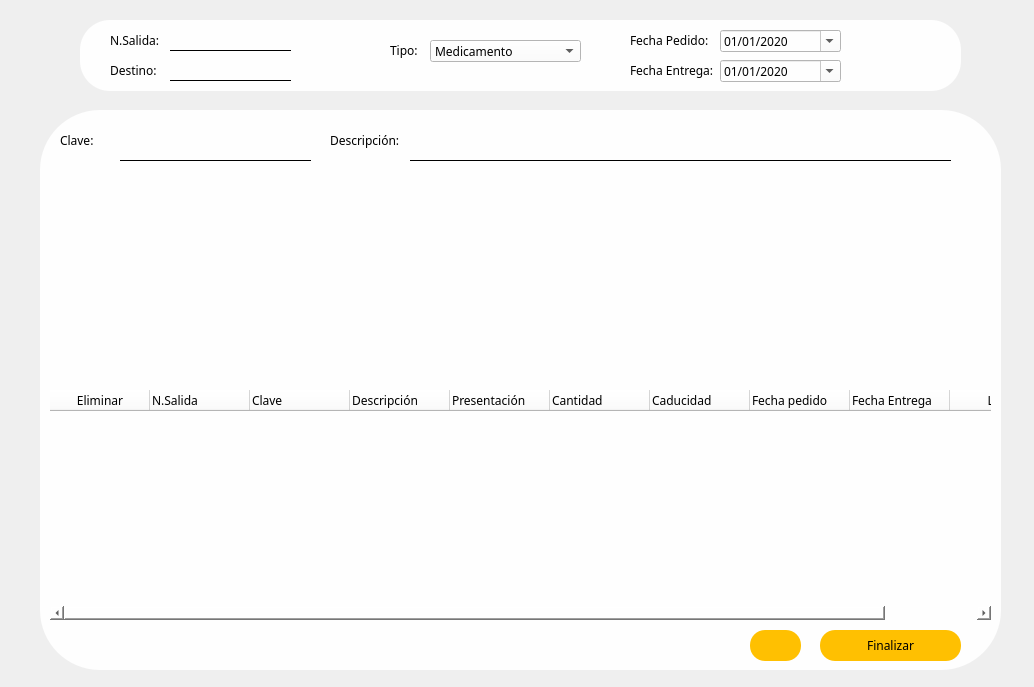
<?xml version="1.0" encoding="UTF-8"?>
<ui version="4.0">
 <class>InterFazSalida</class>
 <widget class="QWidget" name="InterFazSalida">
  <property name="geometry">
   <rect>
    <x>0</x>
    <y>0</y>
    <width>1034</width>
    <height>687</height>
   </rect>
  </property>
  <property name="windowTitle">
   <string>Salidas</string>
  </property>
  <property name="windowIcon">
   <iconset>
    <normaloff>../imagenes/medicina.png</normaloff>../imagenes/medicina.png</iconset>
  </property>
  <property name="styleSheet">
   <string notr="true">*{
font-family:century gothic;
font-size: 12px;
}
#Frame2{
border-radius:30;
}
QLineEdit{
	border:none;
	border-bottom: 1px solid black;
}
QFrame{
border-radius: 60px;
 background:#fefefe;
}
QLabel{
	background:transparent;
}
QCalendarWidget QAbstractItemView
{ 
selection-background-color: #042944; 
selection-color: white;
selection-border:10px solid red;

}
QCalendarWidget QWidget 
{
  color:grey;
}
QCalendarWidget QTableView{
border-width:0px;
background-color:lightgrey;
}

QPushButton:hover{
background:#dea806;
}</string>
  </property>
  <widget class="QFrame" name="frame_2">
   <property name="geometry">
    <rect>
     <x>40</x>
     <y>110</y>
     <width>961</width>
     <height>560</height>
    </rect>
   </property>
   <property name="styleSheet">
    <string notr="true">
 background:#fefefe;

</string>
   </property>
   <property name="frameShape">
    <enum>QFrame::StyledPanel</enum>
   </property>
   <property name="frameShadow">
    <enum>QFrame::Raised</enum>
   </property>
   <widget class="QLabel" name="label_8">
    <property name="geometry">
     <rect>
      <x>20</x>
      <y>20</y>
      <width>81</width>
      <height>21</height>
     </rect>
    </property>
    <property name="text">
     <string>Clave:</string>
    </property>
   </widget>
   <widget class="QLineEdit" name="LineClaveSalida">
    <property name="geometry">
     <rect>
      <x>80</x>
      <y>20</y>
      <width>191</width>
      <height>31</height>
     </rect>
    </property>
   </widget>
   <widget class="QLabel" name="label_9">
    <property name="geometry">
     <rect>
      <x>290</x>
      <y>20</y>
      <width>91</width>
      <height>21</height>
     </rect>
    </property>
    <property name="text">
     <string>Descripción:</string>
    </property>
   </widget>
   <widget class="QPushButton" name="btnFinalizarSalida">
    <property name="geometry">
     <rect>
      <x>780</x>
      <y>520</y>
      <width>141</width>
      <height>31</height>
     </rect>
    </property>
    <property name="styleSheet">
     <string notr="true">QPushButton{
border-radius:15px;
background:#ffc001;

}
QPushButton:hover{
background:#dea806;
}
</string>
    </property>
    <property name="text">
     <string>Finalizar</string>
    </property>
   </widget>
   <widget class="QTableWidget" name="TableSalida">
    <property name="geometry">
     <rect>
      <x>10</x>
      <y>280</y>
      <width>941</width>
      <height>230</height>
     </rect>
    </property>
    <column>
     <property name="text">
      <string>Eliminar</string>
     </property>
     <property name="icon">
      <iconset>
       <normaloff>../imagenes/ic_delete_128_28267.png</normaloff>../imagenes/ic_delete_128_28267.png</iconset>
     </property>
    </column>
    <column>
     <property name="text">
      <string>N.Salida</string>
     </property>
     <property name="textAlignment">
      <set>AlignLeading|AlignTop</set>
     </property>
    </column>
    <column>
     <property name="text">
      <string>Clave</string>
     </property>
     <property name="textAlignment">
      <set>AlignLeading|AlignTop</set>
     </property>
    </column>
    <column>
     <property name="text">
      <string>Descripción</string>
     </property>
     <property name="textAlignment">
      <set>AlignLeading|AlignTop</set>
     </property>
    </column>
    <column>
     <property name="text">
      <string>Presentación</string>
     </property>
     <property name="textAlignment">
      <set>AlignLeading|AlignTop</set>
     </property>
    </column>
    <column>
     <property name="text">
      <string>Cantidad</string>
     </property>
     <property name="textAlignment">
      <set>AlignLeading|AlignTop</set>
     </property>
    </column>
    <column>
     <property name="text">
      <string>Caducidad</string>
     </property>
     <property name="textAlignment">
      <set>AlignLeading|AlignTop</set>
     </property>
    </column>
    <column>
     <property name="text">
      <string>Fecha pedido</string>
     </property>
     <property name="textAlignment">
      <set>AlignLeading|AlignTop</set>
     </property>
    </column>
    <column>
     <property name="text">
      <string>Fecha Entrega</string>
     </property>
     <property name="textAlignment">
      <set>AlignLeading|AlignTop</set>
     </property>
    </column>
    <column>
     <property name="text">
      <string>Lote</string>
     </property>
    </column>
   </widget>
   <widget class="QTableView" name="tableViewSalida">
    <property name="geometry">
     <rect>
      <x>10</x>
      <y>70</y>
      <width>941</width>
      <height>200</height>
     </rect>
    </property>
    <property name="editTriggers">
     <set>QAbstractItemView::NoEditTriggers</set>
    </property>
   </widget>
   <widget class="QLineEdit" name="LineDescripSalida">
    <property name="geometry">
     <rect>
      <x>370</x>
      <y>20</y>
      <width>541</width>
      <height>31</height>
     </rect>
    </property>
   </widget>
   <widget class="QPushButton" name="btnTotalEntradasEntra">
    <property name="geometry">
     <rect>
      <x>710</x>
      <y>520</y>
      <width>51</width>
      <height>31</height>
     </rect>
    </property>
    <property name="styleSheet">
     <string notr="true">QPushButton{
border-radius:15px;
background:#ffc001;

}
QPushButton:hover{
background:#dea806;
}
</string>
    </property>
    <property name="text">
     <string/>
    </property>
    <property name="icon">
     <iconset>
      <normaloff>../../Sistema Farmacia/imagenes/papeleo.png</normaloff>../../Sistema Farmacia/imagenes/papeleo.png</iconset>
    </property>
    <property name="iconSize">
     <size>
      <width>30</width>
      <height>30</height>
     </size>
    </property>
    <property name="shortcut">
     <string>Ctrl+E</string>
    </property>
   </widget>
  </widget>
  <widget class="QFrame" name="Frame2">
   <property name="geometry">
    <rect>
     <x>80</x>
     <y>20</y>
     <width>881</width>
     <height>71</height>
    </rect>
   </property>
   <property name="styleSheet">
    <string notr="true">
 background:#fefefe;

</string>
   </property>
   <property name="frameShape">
    <enum>QFrame::StyledPanel</enum>
   </property>
   <property name="frameShadow">
    <enum>QFrame::Raised</enum>
   </property>
   <widget class="QLabel" name="label_16">
    <property name="geometry">
     <rect>
      <x>30</x>
      <y>10</y>
      <width>61</width>
      <height>20</height>
     </rect>
    </property>
    <property name="text">
     <string>N.Salida:</string>
    </property>
   </widget>
   <widget class="QLabel" name="label_17">
    <property name="geometry">
     <rect>
      <x>550</x>
      <y>10</y>
      <width>91</width>
      <height>21</height>
     </rect>
    </property>
    <property name="text">
     <string>Fecha Pedido:</string>
    </property>
   </widget>
   <widget class="QLineEdit" name="LineControlSalida">
    <property name="enabled">
     <bool>false</bool>
    </property>
    <property name="geometry">
     <rect>
      <x>90</x>
      <y>10</y>
      <width>121</width>
      <height>21</height>
     </rect>
    </property>
   </widget>
   <widget class="QDateEdit" name="DateFechaPSalida">
    <property name="geometry">
     <rect>
      <x>640</x>
      <y>10</y>
      <width>121</width>
      <height>22</height>
     </rect>
    </property>
    <property name="accelerated">
     <bool>false</bool>
    </property>
    <property name="showGroupSeparator" stdset="0">
     <bool>false</bool>
    </property>
    <property name="displayFormat">
     <string>dd/MM/yyyy</string>
    </property>
    <property name="calendarPopup">
     <bool>true</bool>
    </property>
    <property name="timeSpec">
     <enum>Qt::UTC</enum>
    </property>
    <property name="date">
     <date>
      <year>2020</year>
      <month>1</month>
      <day>1</day>
     </date>
    </property>
   </widget>
   <widget class="QLabel" name="label_18">
    <property name="geometry">
     <rect>
      <x>30</x>
      <y>40</y>
      <width>51</width>
      <height>20</height>
     </rect>
    </property>
    <property name="text">
     <string>Destino:</string>
    </property>
   </widget>
   <widget class="QLineEdit" name="LineAreaSalida">
    <property name="geometry">
     <rect>
      <x>90</x>
      <y>40</y>
      <width>121</width>
      <height>21</height>
     </rect>
    </property>
   </widget>
   <widget class="QLabel" name="label_19">
    <property name="geometry">
     <rect>
      <x>550</x>
      <y>40</y>
      <width>91</width>
      <height>21</height>
     </rect>
    </property>
    <property name="text">
     <string>Fecha Entrega:</string>
    </property>
   </widget>
   <widget class="QDateEdit" name="DateFechaESalida">
    <property name="geometry">
     <rect>
      <x>640</x>
      <y>40</y>
      <width>121</width>
      <height>22</height>
     </rect>
    </property>
    <property name="accelerated">
     <bool>false</bool>
    </property>
    <property name="showGroupSeparator" stdset="0">
     <bool>false</bool>
    </property>
    <property name="displayFormat">
     <string>dd/MM/yyyy</string>
    </property>
    <property name="calendarPopup">
     <bool>true</bool>
    </property>
    <property name="timeSpec">
     <enum>Qt::UTC</enum>
    </property>
    <property name="date">
     <date>
      <year>2020</year>
      <month>1</month>
      <day>1</day>
     </date>
    </property>
   </widget>
   <widget class="QComboBox" name="comboboxSalida">
    <property name="geometry">
     <rect>
      <x>350</x>
      <y>20</y>
      <width>151</width>
      <height>22</height>
     </rect>
    </property>
    <item>
     <property name="text">
      <string>Medicamento</string>
     </property>
    </item>
    <item>
     <property name="text">
      <string>M.Curacion</string>
     </property>
    </item>
   </widget>
   <widget class="QLabel" name="label_20">
    <property name="geometry">
     <rect>
      <x>310</x>
      <y>20</y>
      <width>31</width>
      <height>20</height>
     </rect>
    </property>
    <property name="text">
     <string>Tipo:</string>
    </property>
   </widget>
  </widget>
 </widget>
 <tabstops>
  <tabstop>LineAreaSalida</tabstop>
  <tabstop>comboboxSalida</tabstop>
  <tabstop>DateFechaPSalida</tabstop>
  <tabstop>DateFechaESalida</tabstop>
  <tabstop>LineClaveSalida</tabstop>
  <tabstop>btnTotalEntradasEntra</tabstop>
  <tabstop>btnFinalizarSalida</tabstop>
  <tabstop>tableViewSalida</tabstop>
  <tabstop>TableSalida</tabstop>
  <tabstop>LineControlSalida</tabstop>
  <tabstop>LineDescripSalida</tabstop>
 </tabstops>
 <resources/>
 <connections/>
</ui>
